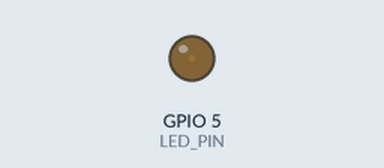
Recording of a sketch running on a simulated ESP32. Parts: output pins drawn as LEDs (lit = HIGH).

Above: at 5.6 s.
At 16.1 s:
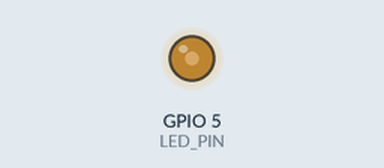
At 26.6 s:
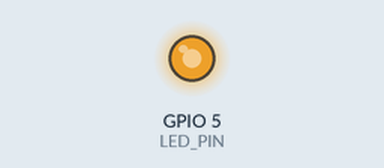
At 39.75 s:
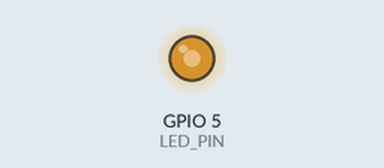
Timing chart, 0 to 40.0 s (numbered marks = the images above):
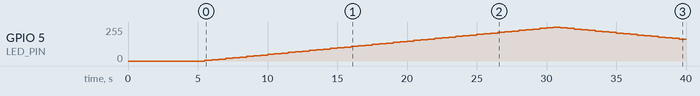

The sketch:

main.ino
```cpp
// use first channel of 16 channels (started from zero)
#define LEDC_CHANNEL_0 0
// // use 13 bit precission for LEDC timer
// #define LEDC_TIMER_13_BIT 13
// // use 5000 Hz as a LEDC base frequency
// #define LEDC_BASE_FREQ 5000
// // fade LED PIN (replace with LED_BUILTIN constant for built-in LED)
#define LED_PIN 5

int brightness = 0; // how bright the LED is

void setup()
{
    Serial.begin(115200);
    // Setup timer and attach timer to a led pin
    ledcSetup(LEDC_CHANNEL_0, 5000, 8);
    ledcAttachPin(LED_PIN, LEDC_CHANNEL_0);
    delay(5000);
}

void loop()
{
    for (brightness = 0; brightness < 255; brightness += 5)
    {
        ledcWrite(LEDC_CHANNEL_0, brightness);
        delay(500);
    }
    for (brightness = 255; brightness > 0; brightness -= 5)
    {
        ledcWrite(LEDC_CHANNEL_0, brightness);
        delay(500);
    }
}
```

Measured:
- by itself, GPIO 5 (LED_PIN): rises from 0/255 to 255/255 in 25.0 s, then falls to 164/255 in 9.0 s
